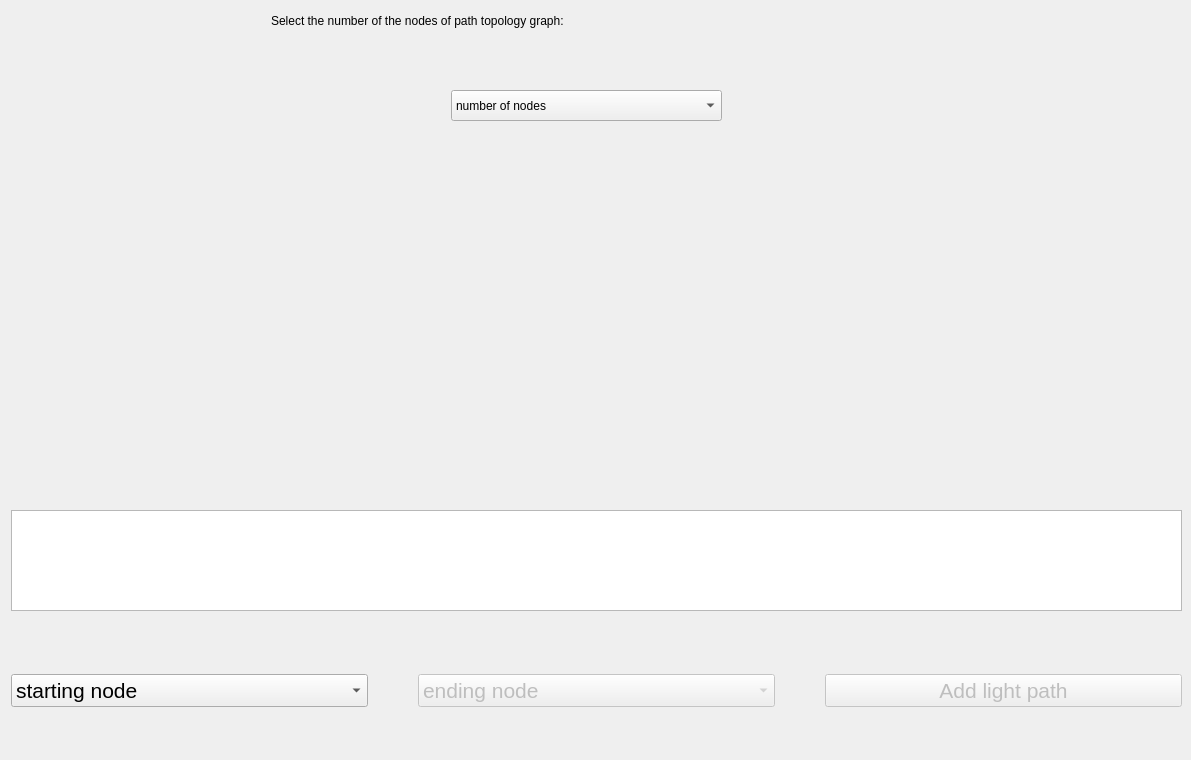
        <widget class="QWidget" name="path_topology_tab">
         <attribute name="title">
          <string>Path topology</string>
         </attribute>
         <widget class="QPlainTextEdit" name="path_topology_plaintxt">
          <property name="geometry">
           <rect>
            <x>11</x>
            <y>510</y>
            <width>1171</width>
            <height>101</height>
           </rect>
          </property>
          <property name="font">
           <font>
            <pointsize>14</pointsize>
           </font>
          </property>
         </widget>
         <widget class="QComboBox" name="select_number_of_nodes_path">
          <property name="geometry">
           <rect>
            <x>451</x>
            <y>90</y>
            <width>271</width>
            <height>31</height>
           </rect>
          </property>
          <item>
           <property name="text">
            <string>number of nodes</string>
           </property>
          </item>
          <item>
           <property name="text">
            <string>3</string>
           </property>
          </item>
          <item>
           <property name="text">
            <string>4</string>
           </property>
          </item>
          <item>
           <property name="text">
            <string>5</string>
           </property>
          </item>
          <item>
           <property name="text">
            <string>6</string>
           </property>
          </item>
          <item>
           <property name="text">
            <string>7</string>
           </property>
          </item>
          <item>
           <property name="text">
            <string>8</string>
           </property>
          </item>
          <item>
           <property name="text">
            <string>9</string>
           </property>
          </item>
          <item>
           <property name="text">
            <string>10</string>
           </property>
          </item>
         </widget>
         <widget class="QWidget" name="add_light_path_Widget_path" native="true">
          <property name="geometry">
           <rect>
            <x>11</x>
            <y>630</y>
            <width>1171</width>
            <height>121</height>
           </rect>
          </property>
          <property name="font">
           <font>
            <pointsize>16</pointsize>
           </font>
          </property>
          <layout class="QHBoxLayout" name="horizontalLayout_6">
           <property name="spacing">
            <number>50</number>
           </property>
           <property name="leftMargin">
            <number>0</number>
           </property>
           <item>
            <widget class="QComboBox" name="starting_node_path">
             <item>
              <property name="text">
               <string>starting node</string>
              </property>
             </item>
            </widget>
           </item>
           <item>
            <widget class="QComboBox" name="ending_node_path">
             <property name="enabled">
              <bool>false</bool>
             </property>
             <item>
              <property name="text">
               <string>ending node</string>
              </property>
             </item>
            </widget>
           </item>
           <item>
            <widget class="QPushButton" name="add_light_path">
             <property name="enabled">
              <bool>false</bool>
             </property>
             <property name="text">
              <string>Add light path</string>
             </property>
            </widget>
           </item>
          </layout>
         </widget>
         <widget class="QLabel" name="apth_topology_label_3">
          <property name="geometry">
           <rect>
            <x>271</x>
            <y>0</y>
            <width>671</width>
            <height>41</height>
           </rect>
          </property>
          <property name="text">
           <string>Select the number of the nodes of path topology graph:</string>
          </property>
         </widget>
         <widget class="QWidget" name="verticalLayoutWidget_17">
          <property name="geometry">
           <rect>
            <x>10</x>
            <y>140</y>
            <width>1171</width>
            <height>351</height>
           </rect>
          </property>
          <layout class="QVBoxLayout" name="path_graph_layout"/>
         </widget>
        </widget>
